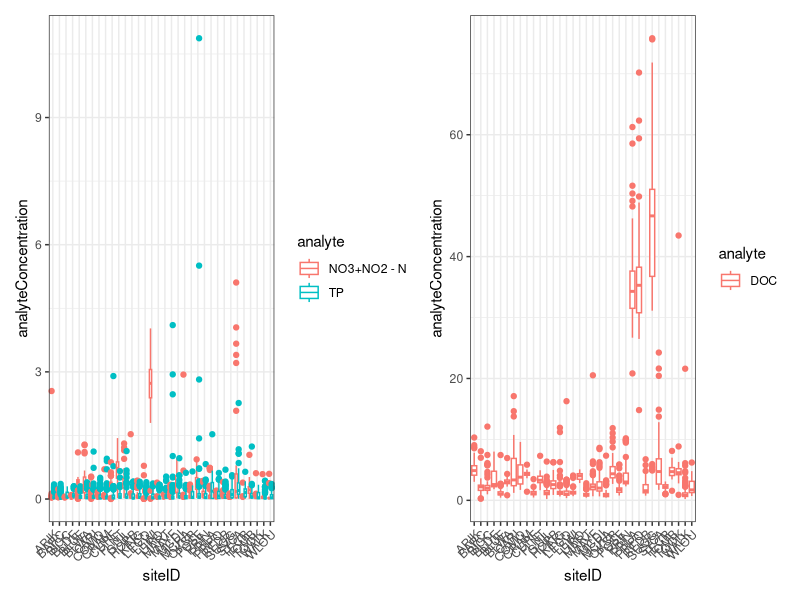
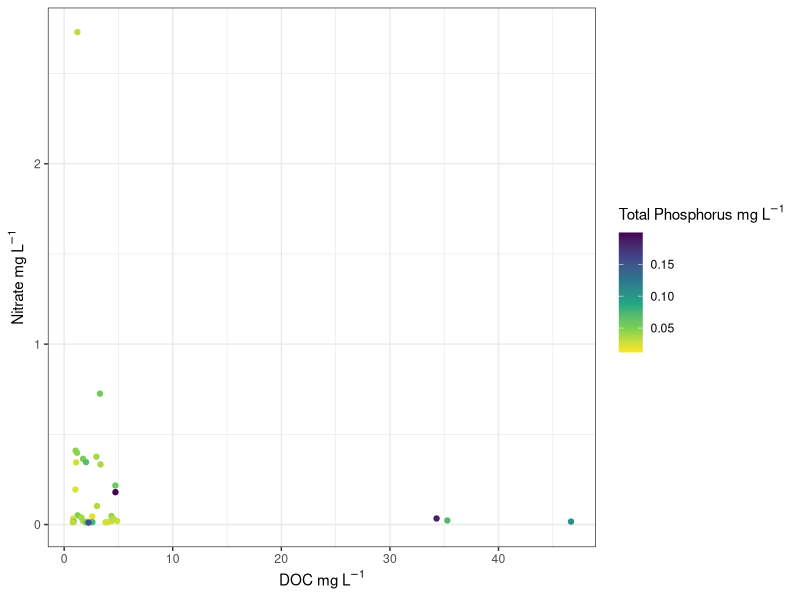
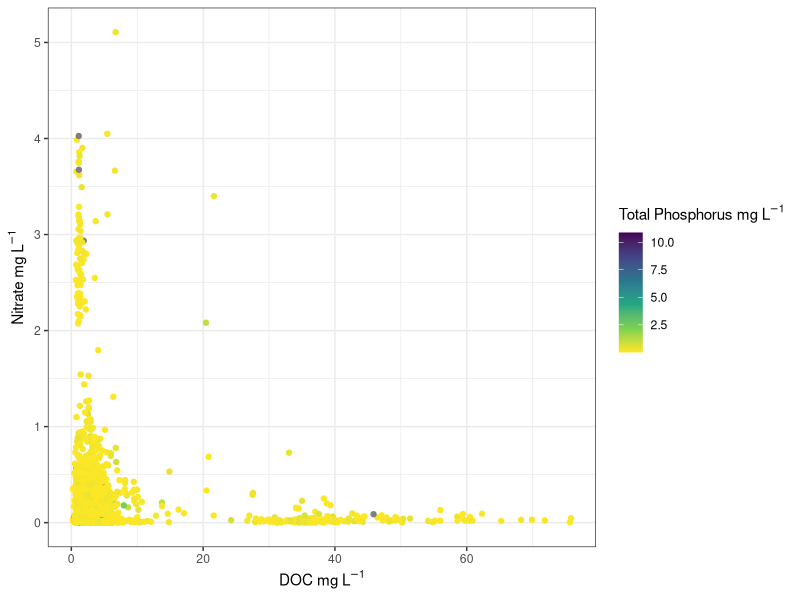
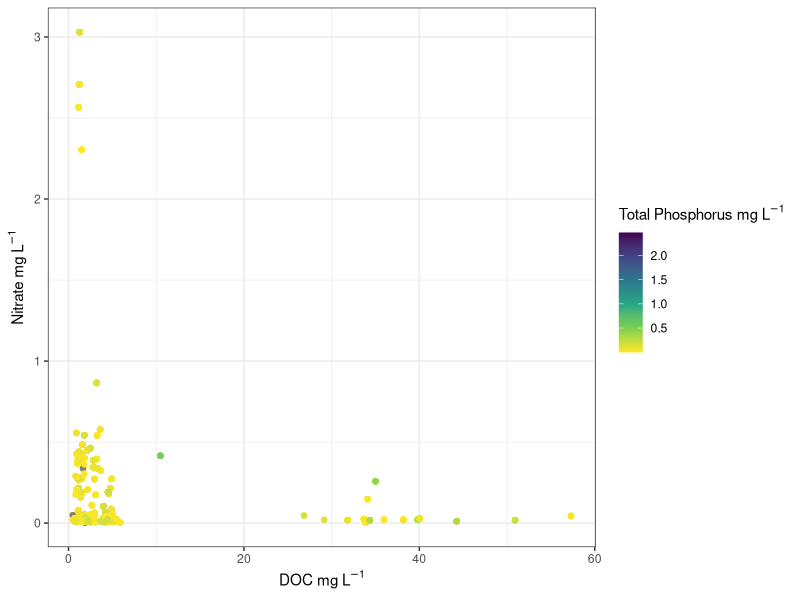

Write the R code that produced these figures, in order.
library(tidyverse)
library(lubridate)
library(patchwork)

neon <- read.csv("Data/NEON/SIMPLE_SURFACE_WATER_CHEMS_DATA.csv")

#checking out site variation
p1 <- ggplot(neon %>% filter(analyte != "DOC")) +
  geom_boxplot(aes(siteID, analyteConcentration, color = analyte)) +
  theme_bw() +
  theme(axis.text.x = element_text(angle=45, vjust=1, hjust=1)) 

p2 <- ggplot(neon %>% filter(analyte == "DOC")) +
  geom_boxplot(aes(siteID, analyteConcentration, color = analyte)) +
  theme_bw() +
  theme(axis.text.x = element_text(angle=45, vjust=1, hjust=1))

p1 | p2


#total median of all time per site####
median_neon <- neon %>%
  group_by(siteID, analyte) %>%
  mutate(median_concentration = median(analyteConcentration)) %>%
  ungroup() %>%
  select(siteID, analyte, median_concentration, analyteUnits) %>%
  distinct() %>%
  pivot_wider(names_from = analyte, values_from = median_concentration) %>%
  rename(no2no3 = "NO3+NO2 - N")


ggplot(median_neon) +
  geom_point(aes(DOC, no2no3, color = TP)) +
 # scale_y_log10() +
  scale_color_viridis_c(direction = -1, "Total Phosphorus"~mg~L^-1) +
  theme_bw() +
  labs(x = "DOC"~mg~L^-1,
       y = "Nitrate"~mg~L^-1)




#median per date, site####
daily_median_neon <- neon %>%
  group_by(siteID, DateTime, analyte) %>%
  mutate(median_concentration = median(analyteConcentration)) %>%
  ungroup() %>%
  select(-analyteConcentration, -X, -sampleCondition) %>%
  distinct() %>%
  pivot_wider(id_cols = c(siteID, DateTime), names_from = analyte, values_from = median_concentration) %>%
  rename(no2no3 = "NO3+NO2 - N") 


ggplot(daily_median_neon) +
  geom_point(aes(DOC, no2no3, color = TP)) +
  #scale_y_log10() +
  scale_color_viridis_c(direction = -1, "Total Phosphorus"~mg~L^-1) +
  theme_bw() +
  labs(x = "DOC"~mg~L^-1,
       y = "Nitrate"~mg~L^-1)




#annual median per site####
annual_median_neon <- neon %>%
  mutate(year = year(DateTime)) %>%
  group_by(siteID, year, analyte) %>%
  mutate(median_concentration = median(analyteConcentration)) %>%
  ungroup() %>%
  select(-analyteConcentration, -X, -sampleCondition) %>%
  distinct() %>%
  pivot_wider(id_cols = c(siteID, DateTime), names_from = analyte, values_from = median_concentration) %>%
  rename(no2no3 = "NO3+NO2 - N") 


ggplot(annual_median_neon) +
  geom_point(aes(DOC, no2no3, color = TP)) +
  #scale_y_log10() +
  scale_color_viridis_c(direction = -1, "Total Phosphorus"~mg~L^-1) +
  theme_bw() +
  labs(x = "DOC"~mg~L^-1,
       y = "Nitrate"~mg~L^-1)
